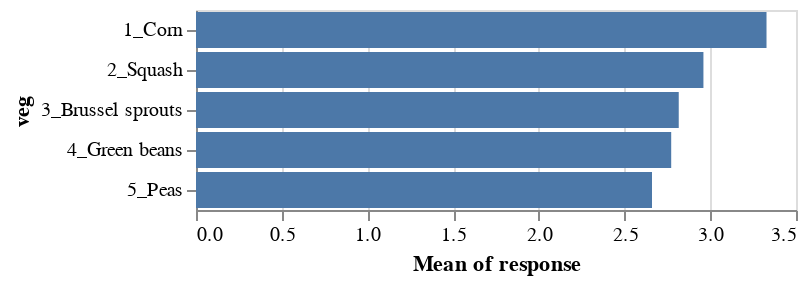

Here is the notebook cell this chart was saved with:
### Markdown cell above
## Comparing summed levels with Stacked bars

Stacked bars might be a reasonable visual representation if part of the main story is the overall sums within vegetables. First let's start with just the means of response.

**We can just put the mean() aggregation function in quotes around the field we want to aggregate!**

### Code cell
alt.Chart(df).mark_bar().encode(
    x = 'mean(response):Q',
    y = 'veg:N'
)

### Figure 1 — Vega-Lite specification as saved in the notebook (floating-point values rounded to 4 significant figures; data arrays with more than 128 entries replaced by an {"elided": "..."} marker saying what was removed)
{"config": {"view": {"continuousWidth": 300, "continuousHeight": 300}}, "data": {"name": "data-07f93f6fab5f4d4715a804d075ffd351"}, "mark": {"type": "bar"}, "encoding": {"x": {"aggregate": "mean", "field": "response", "type": "quantitative"}, "y": {"field": "veg", "type": "nominal"}}, "$schema": "https://vega.github.io/schema/vega-lite/v5.8.0.json", "datasets": {"data-07f93f6fab5f4d4715a804d075ffd351": {"elided": "1250 records"}}}
